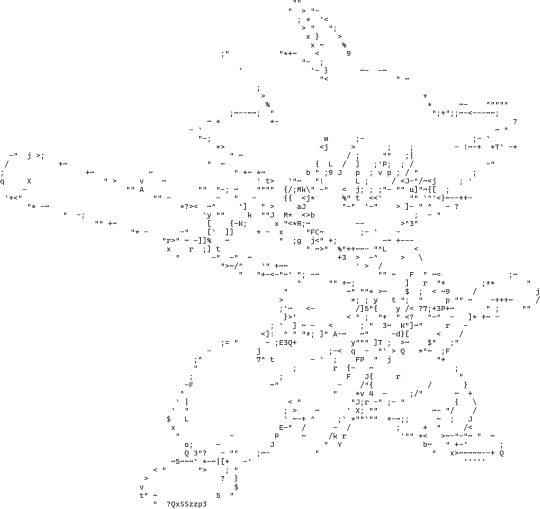
#> input picture cropped_images/1/inverted_aiss.png, 1079 x 1017 px (shown at 1/2 size)
$ python -i legacy_static.py   (imports and definitions only)   (older library calls are emulated)
#> lines starting #> are read from the running program, lines starting #| are printed output that depends on the picture
#> further down, picture is the input picture: PIL image 1079x1017 L; min 51, max 255, mean 252

import argparse
import numpy as np
import math
import os
from PIL import Image, ImageEnhance, ImageFilter
from canny_edge_detection_pitur import *


# Windows requirement
# [1 line not run here, left out]

# Pixel threshold function to convert greyscale to bnw
# for initial attempt at character vector creation
# [57 lines left out: functions f, f2, f3, f4, make_char_vectors, allImg, not called in this run]


# Loading the edge vectors saved from the file and the conversions to their respective character
# allImg()
edge_conversions = ['`','|','^','"','\\',',','.','/','_','V',' ']
# edge_conversions2 = [',','<','>','/','.','^','"',' ','V','|','`','_','\\']
edge_vectors = np.loadtxt('vectors/edge_vectors1.txt')
edge_vectors3 = np.loadtxt('vectors/edge_vectors3.txt')
# [1 line that did not run here, left out]

# print(edge_vectors)

# Convert an image to ASCII using the black/white algorithm
# [43 lines left out: function convert_blackwhite, not called in this run]


def convert_grey(img, save, color=True, factor=2.5):
# 1: initialize grey_ramp that chooses characters to replace
#> called with save = 'out.png', color = True, factor = 2.5
    grey_ramp = ' ....________,:;\'`^"l!i><~+_-?][}{1)*#(|/tfjrxnuvczmwqpdbkhaoIXYUJCLQ0OZMW&8%B@$'
 # Alternate Grey Ramp
    # grey_ramp = '@MV%#:;*+=-:...___   '
    # grey_ramp = grey_ramp[::-1]

# 1: Resize the image
    width, height = img.size
#> width = 1079; height = 1017
    scale = width / (factor*50)
#> scale = 8.63
    width, height = width / scale, height / (scale*2)
#> width = 125; height = 58.91
    img = img.resize((int(width), int(height)), Image.ANTIALIAS)
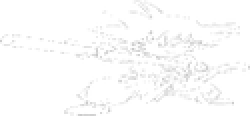
#> img: PIL image 125x58 L (shown 2 times larger); min 197, max 255, mean 251.6
# 3: Turn image into array of numbers and convert image to greyscale
    img_array = np.array(img.convert("RGB"))
    img_array_grey = np.array(img.convert("L"))
# 4: Mapping greyscaled value to the grey_ramp
    def map(x):
        return (math.floor(x * len(grey_ramp) / 255) - 1)
# 5: Iterate through every value and print append corresponding character to string
    fin = ""
    for li in range(0,len(img_array_grey)):
        for i in range(0,len(img_array_grey[li])):
            # Conditional to either print in color or not
            if(color):
                fin = fin + rgb(img_array[li][i][0],img_array[li][i][1],img_array[li][i][2]) + grey_ramp[map(img_array_grey[li][i])]
            else:
                fin = fin + grey_ramp[map(img_array_grey[li][i])]
        fin = fin + '\n'
#> this loop made 58 passes
# 6: Output to terminal
    print(fin)
#> (printed output is left out)
# 7: Save to output file
    if(save):
        with open(save,'w') as f:
            f.write(fin)
    print(rgb(255,255,255)+"quit")

# Helper function to convert rgb values to an ANSI code
def rgb(r,g,b):
    # Predefined ANSI color palette
    rgb = (r,g,b)
    colors = {
        (0, 0, 0): 30,     # Black
        (255, 0, 0): 31,   # Red
        (0, 255, 0): 32,   # Green
        (255, 255, 0): 33, # Yellow
        (0, 0, 255): 34,   # Blue
        (255, 0, 255): 35, # Magenta
        (0, 255, 255): 36, # Cyan
        (255, 255, 255): 37 # White
    }

    closest_color = min(colors, key=lambda c: sum(abs(x - y) for x, y in zip(c, rgb)))
    return f"\033[{colors[closest_color]}m"

# [127 lines left out: functions convert_edge, convert_edge_cv2, not called in this run]

>>> from PIL import Image
>>> picture = Image.open('cropped_images/1/inverted_aiss.png')
>>> result = convert_grey(picture, 'out.png')
